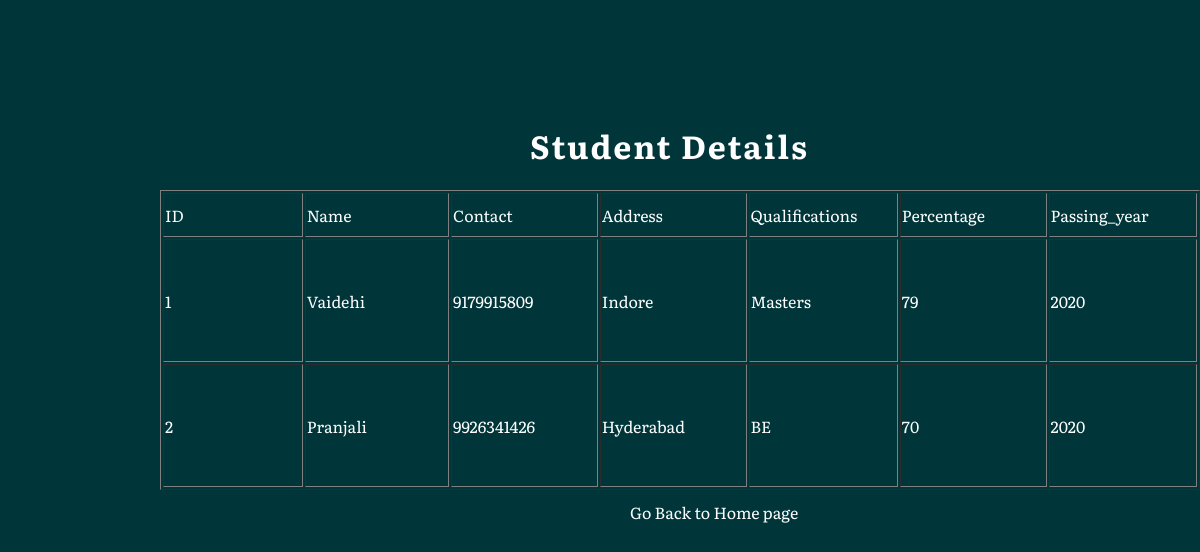
/view, run on the app's committed database.
### tables this page shows
CREATE TABLE student (id INTEGER PRIMARY KEY AUTOINCREMENT, name TEXT NOT NULL, contact TEXT UNIQUE NOT NULL, address TEXT NOT NULL);

CREATE TABLE student_academics (id INTEGER PRIMARY KEY AUTOINCREMENT, qualifications TEXT NOT NULL, percentage TEXT UNIQUE NOT NULL, passing_year TEXT NOT NULL);

### app.py (the view)
@app.route("/view")
def viewDetails():
    con = sqlite3.connect("databases.db")
    cur = con.cursor()
    cur.execute("select * from student")
    rows_student = cur.fetchall()
    cur.execute("select * from student_academics")
    rows_student_academics = cur.fetchall()
    rows = []
    for i in range(len(rows_student)):
        element = rows_student[i] + rows_student_academics[i][1:]
        rows.append(element)
    return render_template("view.html",rows = rows)

### templates/view.html (shortened to what this page needs)
<!DOCTYPE html>
<html>
<head>
</head>
<body>
<h1>Student Details</h1>
<table border=1>
    <thead>
        <td>ID</td>
        <td>Name</td>
        <td>Contact</td>
        <td>Address</td>
        <td>Qualifications</td>
        <td>Percentage</td>
        <td>Passing_year</td>
    </thead>
    {% for row in rows %}
        <tr>
            <td>{{row[0]}}</td>
            <td>{{row[1]}}</td>
            <td>{{row[2]}}</td>
            <td>{{row[3]}}</td>
            <td>{{row[4]}}</td>
            <td>{{row[5]}}</td>
            <td>{{row[6]}}</td>
        </tr>
    {% endfor %}
</table>
<br><br>
<a href="/">Go Back to Home page</a>
</body>
</html>

### templates/view.html (style rules this page uses)
body { margin:0; padding: 0; font-family: 'Literata', serif; background-color: #00363a; }
h1 { color: white; position: absolute; top: 100px; left: 530px; font-family: 'Literata', serif; letter-spacing: 2px; }
a { text-decoration: none; color: white; font-family: 'Literata', serif; position: absolute; top: 500px; left: 630px; }
table { position: absolute; top: 190px; left: 160px; height: 300px; }
thead { color: white; }
tr,td { color: white; height: 40px; width:150px; }

### data on the page
student: name "Vaidehi", contact "9179915809", address "Indore"
student_academics: qualifications "Masters", percentage "79", passing_year "2020"
student: name "Pranjali", contact "9926341426", address "Hyderabad"
student_academics: qualifications "BE", percentage "70", passing_year "2020"

### other printed values
{{ row[0] }} "1" "2"
